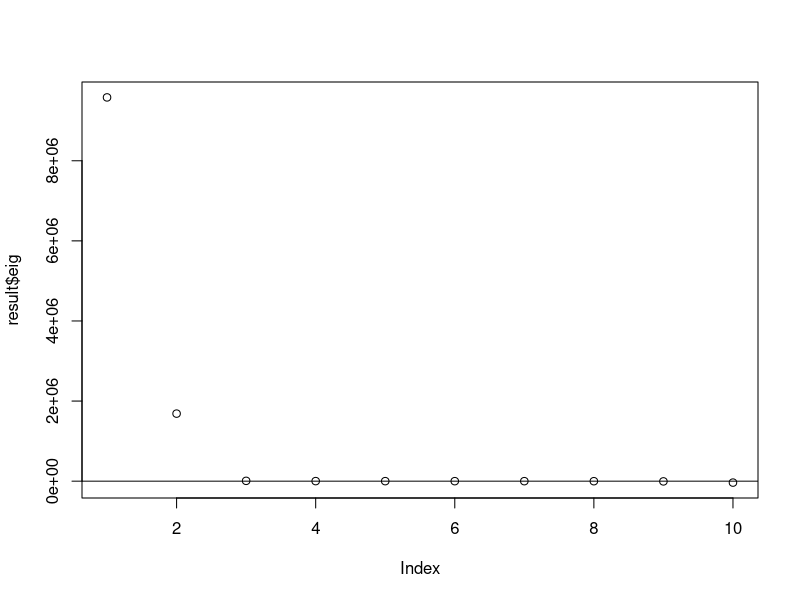
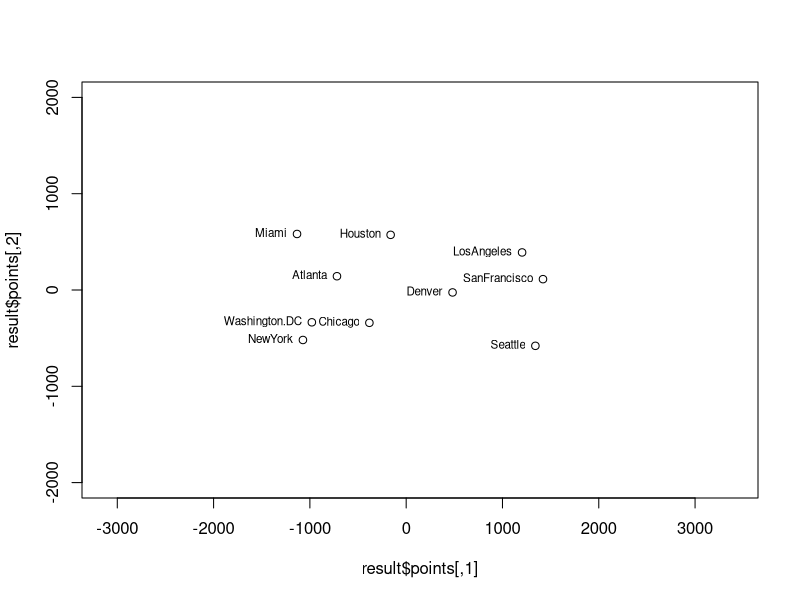
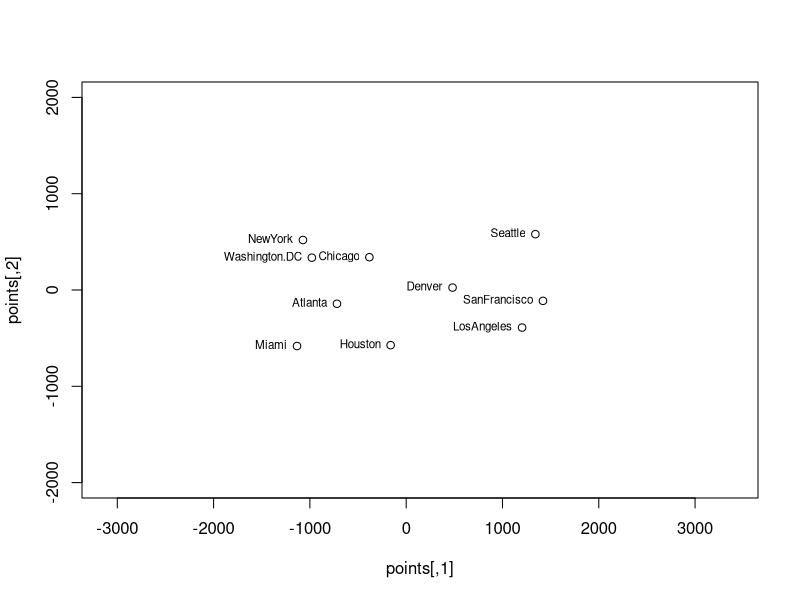

These charts were generated, in order, by the following R code:
## ---- chunk 1
data <- as.matrix(UScitiesD)
## ---- chunk 2
result <- cmdscale(data, k=2, eig=TRUE)
plot(result$eig)
abline(h=0)
## ---- chunk 3
plot(result$points,asp = 1,ylim=c(-2000,2000))
text(result$points[,1],result$points[,2],labels=rownames(result$points),cex=.7,pos=2)
## ---- chunk 4
points<-result$points
points[,2]<- -points[,2]
plot(points,asp = 1,ylim=c(-2000,2000))
text(points[,1],points[,2],labels=rownames(points),cex=.7,pos=2)
## ---- chunk 5
#GOF values in solution
result$GOF
## ---- chunk 6
#The first GOF takes the absolute values of the negative eigenvalues in its calculation

eig <- result$eig
eig_abs <- abs(eig)
eig_abs

#The second GOF treats eigenvalues as 0
eig_0 <- replace(eig, 7:10, 0)
eig_0
## ---- chunk 7
#GOF = proportion of total eigenvalues retained by two dimensions
GOF1 <- (eig_abs[1] + eig_abs[2]) / (eig_abs[1] + eig_abs[2] + eig_abs[3] + eig_abs[4] + eig_abs[5] + eig_abs[6] + eig_abs[7] + eig_abs[8] + eig_abs[9] + eig_abs[10])
GOF1

GOF2 <- (eig_0[1] + eig_0[2]) / (eig_0[1] + eig_0[2] + eig_0[3] + eig_0[4] + eig_0[5] + eig_0[6] + eig_0[7] + eig_0[8] + eig_0[9] + eig_0[10])
GOF2
